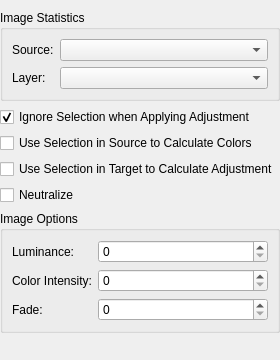
<?xml version="1.0" encoding="utf-8"?>
<ui version="4.0">
 <author>
    SPDX-FileCopyrightText: none
    SPDX-License-Identifier: GPL-3.0-or-later
  </author>
 <class>WdgFastColorTransfer</class>
 <widget class="QWidget" name="WdgFastColorTransfer">
  <property name="geometry">
   <rect>
    <x>0</x>
    <y>0</y>
    <width>280</width>
    <height>320</height>
   </rect>
  </property>
  <layout class="QVBoxLayout">
   <property name="leftMargin">
    <number>0</number>
   </property>
   <property name="topMargin">
    <number>10</number>
   </property>
   <property name="rightMargin">
    <number>0</number>
   </property>
   <property name="bottomMargin">
    <number>0</number>
   </property>
   <item>
    <widget class="QGroupBox" name="grpImageStatistics">
     <property name="sizePolicy">
      <sizepolicy hsizetype="Preferred" vsizetype="Maximum">
       <horstretch>0</horstretch>
       <verstretch>0</verstretch>
      </sizepolicy>
     </property>
     <property name="title">
      <string>Image Statistics</string>
     </property>
     <layout class="QFormLayout">
      <item row="0" column="0">
       <widget class="QLabel" name="lblSource">
        <property name="text">
         <string>Source:</string>
        </property>
       </widget>
      </item>
      <item row="0" column="1">
       <widget class="QComboBox" name="cmbSource"/>
      </item>
      <item row="1" column="0">
       <widget class="QLabel" name="lblLayer">
        <property name="text">
         <string>Layer:</string>
        </property>
       </widget>
      </item>
      <item row="1" column="1">
       <widget class="QComboBox" name="cmbLayer"/>
      </item>
     </layout>
    </widget>
   </item>
   <item>
    <widget class="QCheckBox" name="chkIgnoreSelection">
     <property name="text">
      <string>Ignore Selection when Applying Adjustment</string>
     </property>
     <property name="checked">
      <bool>true</bool>
     </property>
    </widget>
   </item>
   <item>
    <widget class="QCheckBox" name="chkUseSelectionSource">
     <property name="text">
      <string>Use Selection in Source to Calculate Colors</string>
     </property>
    </widget>
   </item>
   <item>
    <widget class="QCheckBox" name="chkUseSelectionTarget">
     <property name="text">
      <string>Use Selection in Target to Calculate Adjustment</string>
     </property>
    </widget>
   </item>
   <item>
    <widget class="QCheckBox" name="chkNeutralize">
     <property name="text">
      <string>Neutralize</string>
     </property>
    </widget>
   </item>
   <item>
    <widget class="QGroupBox" name="grpImageOptions">
     <property name="sizePolicy">
      <sizepolicy hsizetype="Preferred" vsizetype="Maximum">
       <horstretch>0</horstretch>
       <verstretch>0</verstretch>
      </sizepolicy>
     </property>
     <property name="title">
      <string>Image Options</string>
     </property>
     <layout class="QFormLayout">
      <item row="0" column="0">
       <widget class="QLabel" name="lblLuminance">
        <property name="text">
         <string>Luminance:</string>
        </property>
       </widget>
      </item>
      <item row="0" column="1">
       <widget class="KisSliderSpinBox" name="sldLuminance" native="true">
        <property name="sizePolicy">
         <sizepolicy hsizetype="Expanding" vsizetype="Preferred">
          <horstretch>0</horstretch>
          <verstretch>0</verstretch>
         </sizepolicy>
        </property>
       </widget>
      </item>
      <item row="1" column="0">
       <widget class="QLabel" name="lblColorIntensity">
        <property name="text">
         <string>Color Intensity:</string>
        </property>
       </widget>
      </item>
      <item row="1" column="1">
       <widget class="KisSliderSpinBox" name="sldColorIntensity" native="true">
        <property name="sizePolicy">
         <sizepolicy hsizetype="Expanding" vsizetype="Preferred">
          <horstretch>0</horstretch>
          <verstretch>0</verstretch>
         </sizepolicy>
        </property>
       </widget>
      </item>
      <item row="2" column="0">
       <widget class="QLabel" name="lblFade">
        <property name="text">
         <string>Fade:</string>
        </property>
       </widget>
      </item>
      <item row="2" column="1">
       <widget class="KisSliderSpinBox" name="sldFade" native="true">
        <property name="sizePolicy">
         <sizepolicy hsizetype="Expanding" vsizetype="Preferred">
          <horstretch>0</horstretch>
          <verstretch>0</verstretch>
         </sizepolicy>
        </property>
       </widget>
      </item>
     </layout>
    </widget>
   </item>
   <item>
    <spacer>
     <property name="orientation">
      <enum>Qt::Vertical</enum>
     </property>
     <property name="sizeType">
      <enum>QSizePolicy::MinimumExpanding</enum>
     </property>
     <property name="sizeHint" stdset="0">
      <size>
       <width>1</width>
       <height>27</height>
      </size>
     </property>
    </spacer>
   </item>
  </layout>
 </widget>
 <customwidgets>
  <customwidget>
   <class>KisSliderSpinBox</class>
   <extends>QSpinBox</extends>
   <header>kis_slider_spin_box.h</header>
  </customwidget>
 </customwidgets>
 <resources/>
 <connections/>
</ui>
